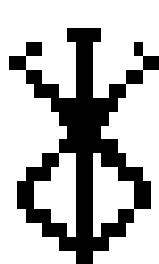
#> input picture picross_traitement_algorythme/output/berserk_symbol/berserk_symbol.jpg, 159 x 264 px; its folder holds only this picture in this run
$ python traitement.py output/berserk_symbol/berserk_symbol.jpg
#> lines starting #> are read from the running program, lines starting #| are printed output that depends on the picture; after the words box and inside, x2 and y2 are one past the last pixel; in counts of white or black regions, pixels touching at a corner belong together
import cv2 as cv
import sys
import os
import json


def print_usage():
    print("Usage: python traitement.py <input_image> [picross_size]")
    print("  <input_image>: Path to the input image file.")
    print("  [picross_size]: Optional size of the picross grid (default is 12).")

def validate_arguments(args):
    if len(args) < 2:
        print("Error: Missing input image.")
        print_usage()
        sys.exit(1)

    input_path = args[1]
    if not os.path.isfile(input_path):
        print(f"Error: The file '{input_path}' does not exist.")
        sys.exit(1)

    if len(args) > 2:
        try:
            picross_size = int(args[2])
            if picross_size <= 0:
                raise ValueError
        except ValueError:
            print("Error: Picross size must be a positive integer.")
            sys.exit(1)
    else:
        picross_size = 12

    return input_path, picross_size

def picrossed_image(image, size):
    gray = cv.cvtColor(image, cv.COLOR_BGR2GRAY)
    _, gray = cv.threshold(gray, 0, 255, cv.THRESH_BINARY + cv.THRESH_OTSU)
    pixelated = cv.resize(gray, (size, size), interpolation=cv.INTER_NEAREST)
    return pixelated

def pixelised_to_json(pixelised , size):
    json_data = {}
    json_data['size'] = size
    json_data['grid'] = []

    for i in range(size):
        row = []
        for j in range(size):
            row.append(int(pixelised[i][j]) == 0)
        json_data['grid'].append(row)

    return json_data

def file_to_result():
    pass

if __name__ == "__main__":
    input_path , picrossSize = validate_arguments(sys.argv)
    input_name = os.path.splitext(os.path.basename(input_path))[0]
    input_name = os.path.basename(input_name)

    img = cv.imread(input_path)
#> img is the input picture: shape (264, 159, 3); min 0, max 255, mean 181.8

    if img is None:
        print("Could not read the image.")
        sys.exit(1)

    defaultH, defaultW = img.shape[:2]
#> defaultH = 264; defaultW = 159
    pixelised = picrossed_image(img, picrossSize)
#> in picrossed_image, `_, gray = cv.threshold(gray, 0, 255, cv.THRESH_BINARY + cv.THRESH_OTSU)`: gray: shape (264, 159); 71.3% white; 1 black region, box (x1, y1, x2, y2) and area: (9, 28, 159, 264) 12059
    json_data = pixelised_to_json(pixelised, picrossSize)
#> json_data = 2 items

    os.makedirs(f"output/{input_name}", exist_ok=True)

    with open(f'output/{input_name}/{input_name}.json', 'w') as jsonFile:
        json.dump(json_data, jsonFile, indent=4)

    output = cv.resize(pixelised , (defaultW,defaultH) , interpolation = cv.INTER_NEAREST)
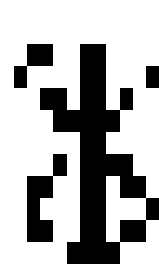
#> output: shape (264, 159); 69% white; 4 black regions, box (x1, y1, x2, y2) and area: (40, 44, 159, 264) 10120, (27, 154, 67, 242) 1738, (14, 44, 53, 88) 858, (146, 66, 159, 88) 286
    cv.imwrite(f'output/{input_name}/{input_name}.jpg', output)
